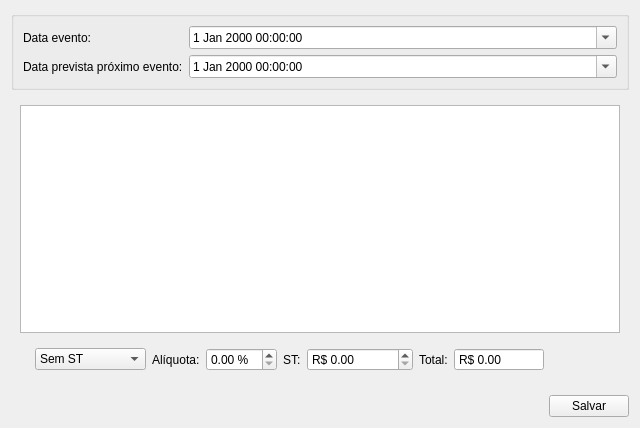
<?xml version="1.0" encoding="UTF-8"?>
<ui version="4.0">
 <class>InputDialogProduto</class>
 <widget class="QWidget" name="InputDialogProduto">
  <property name="geometry">
   <rect>
    <x>0</x>
    <y>0</y>
    <width>636</width>
    <height>428</height>
   </rect>
  </property>
  <property name="windowTitle">
   <string>Informações</string>
  </property>
  <layout class="QGridLayout" name="gridLayout">
   <item row="0" column="0">
    <widget class="QGroupBox" name="frameData">
     <layout class="QGridLayout" name="gridLayout_4">
      <item row="1" column="0">
       <widget class="QLabel" name="labelProximoEvento">
        <property name="text">
         <string>Data prevista próximo evento:</string>
        </property>
       </widget>
      </item>
      <item row="0" column="0">
       <widget class="QLabel" name="labelEvento">
        <property name="text">
         <string>Data evento:</string>
        </property>
       </widget>
      </item>
      <item row="0" column="1">
       <widget class="QDateTimeEdit" name="dateEditEvento">
        <property name="sizePolicy">
         <sizepolicy hsizetype="Expanding" vsizetype="Fixed">
          <horstretch>0</horstretch>
          <verstretch>0</verstretch>
         </sizepolicy>
        </property>
        <property name="calendarPopup">
         <bool>true</bool>
        </property>
       </widget>
      </item>
      <item row="1" column="1">
       <widget class="QDateTimeEdit" name="dateEditProximo">
        <property name="sizePolicy">
         <sizepolicy hsizetype="Expanding" vsizetype="Fixed">
          <horstretch>0</horstretch>
          <verstretch>0</verstretch>
         </sizepolicy>
        </property>
        <property name="calendarPopup">
         <bool>true</bool>
        </property>
       </widget>
      </item>
     </layout>
    </widget>
   </item>
   <item row="1" column="0">
    <widget class="QFrame" name="frameDataPreco">
     <layout class="QGridLayout" name="gridLayout_5">
      <item row="2" column="1">
       <widget class="QFrame" name="frameTotal">
        <layout class="QHBoxLayout" name="horizontalLayout_3">
         <item>
          <widget class="QComboBox" name="comboBoxST">
           <item>
            <property name="text">
             <string>Sem ST</string>
            </property>
           </item>
           <item>
            <property name="text">
             <string>ST Fornecedor</string>
            </property>
           </item>
           <item>
            <property name="text">
             <string>ST Loja</string>
            </property>
           </item>
          </widget>
         </item>
         <item>
          <widget class="QLabel" name="labelAliquota">
           <property name="text">
            <string>Alíquota:</string>
           </property>
          </widget>
         </item>
         <item>
          <widget class="QDoubleSpinBox" name="doubleSpinBoxAliquota">
           <property name="suffix">
            <string> %</string>
           </property>
           <property name="maximum">
            <double>20.000000000000000</double>
           </property>
          </widget>
         </item>
         <item>
          <widget class="QLabel" name="labelST">
           <property name="text">
            <string>ST:</string>
           </property>
          </widget>
         </item>
         <item>
          <widget class="QDoubleSpinBox" name="doubleSpinBoxST">
           <property name="sizePolicy">
            <sizepolicy hsizetype="Minimum" vsizetype="Fixed">
             <horstretch>0</horstretch>
             <verstretch>0</verstretch>
            </sizepolicy>
           </property>
           <property name="readOnly">
            <bool>false</bool>
           </property>
           <property name="showGroupSeparator" stdset="0">
            <bool>true</bool>
           </property>
           <property name="prefix">
            <string>R$ </string>
           </property>
           <property name="maximum">
            <double>999999.989999999990687</double>
           </property>
          </widget>
         </item>
         <item>
          <widget class="QLabel" name="labelTotal">
           <property name="text">
            <string>Total:</string>
           </property>
          </widget>
         </item>
         <item>
          <widget class="QDoubleSpinBox" name="doubleSpinBoxTotal">
           <property name="sizePolicy">
            <sizepolicy hsizetype="Minimum" vsizetype="Fixed">
             <horstretch>0</horstretch>
             <verstretch>0</verstretch>
            </sizepolicy>
           </property>
           <property name="readOnly">
            <bool>true</bool>
           </property>
           <property name="buttonSymbols">
            <enum>QAbstractSpinBox::NoButtons</enum>
           </property>
           <property name="showGroupSeparator" stdset="0">
            <bool>true</bool>
           </property>
           <property name="prefix">
            <string>R$ </string>
           </property>
           <property name="maximum">
            <double>999999.989999999990687</double>
           </property>
          </widget>
         </item>
         <item>
          <spacer name="horizontalSpacer_6">
           <property name="orientation">
            <enum>Qt::Horizontal</enum>
           </property>
           <property name="sizeHint" stdset="0">
            <size>
             <width>40</width>
             <height>20</height>
            </size>
           </property>
          </spacer>
         </item>
        </layout>
       </widget>
      </item>
      <item row="1" column="0" colspan="2">
       <widget class="TableView" name="table">
        <property name="minimumSize">
         <size>
          <width>600</width>
          <height>0</height>
         </size>
        </property>
        <property name="mouseTracking">
         <bool>true</bool>
        </property>
        <property name="selectionMode">
         <enum>QAbstractItemView::MultiSelection</enum>
        </property>
        <property name="selectionBehavior">
         <enum>QAbstractItemView::SelectRows</enum>
        </property>
       </widget>
      </item>
     </layout>
    </widget>
   </item>
   <item row="2" column="0">
    <layout class="QHBoxLayout" name="horizontalLayout">
     <item>
      <spacer name="horizontalSpacer">
       <property name="orientation">
        <enum>Qt::Horizontal</enum>
       </property>
       <property name="sizeHint" stdset="0">
        <size>
         <width>40</width>
         <height>20</height>
        </size>
       </property>
      </spacer>
     </item>
     <item>
      <widget class="QPushButton" name="pushButtonSalvar">
       <property name="sizePolicy">
        <sizepolicy hsizetype="Fixed" vsizetype="Fixed">
         <horstretch>0</horstretch>
         <verstretch>0</verstretch>
        </sizepolicy>
       </property>
       <property name="text">
        <string>Salvar</string>
       </property>
       <property name="autoDefault">
        <bool>false</bool>
       </property>
      </widget>
     </item>
    </layout>
   </item>
  </layout>
 </widget>
 <customwidgets>
  <customwidget>
   <class>TableView</class>
   <extends>QTableView</extends>
   <header>src/tableview.h</header>
  </customwidget>
 </customwidgets>
 <resources/>
 <connections/>
</ui>
